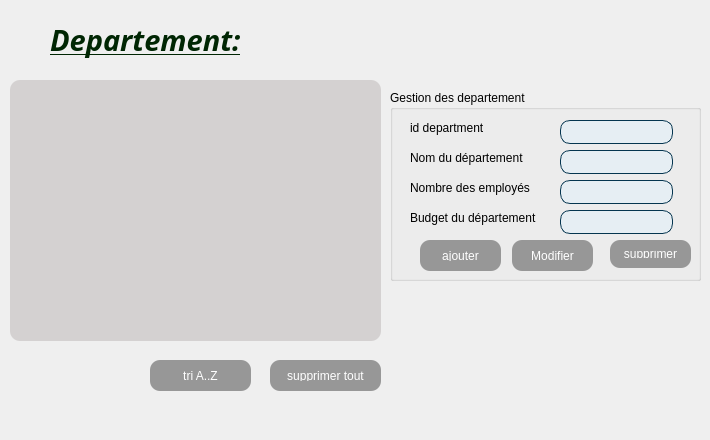
    <widget class="QWidget" name="page_12">
     <widget class="QGroupBox" name="groupBox_8">
      <property name="geometry">
       <rect>
        <x>390</x>
        <y>90</y>
        <width>311</width>
        <height>191</height>
       </rect>
      </property>
      <property name="title">
       <string>Gestion des departement</string>
      </property>
      <widget class="QLineEdit" name="lineEdit_nomdep_2">
       <property name="geometry">
        <rect>
         <x>170</x>
         <y>60</y>
         <width>113</width>
         <height>24</height>
        </rect>
       </property>
       <property name="styleSheet">
        <string notr="true">QLineEdit {
color: #000000 !important;
text-decoration: #000000;
background: #E6EEF3;
padding: 5px;
border-radius: 10;
border: 1px solid #05354F !important;
}</string>
       </property>
      </widget>
      <widget class="QLineEdit" name="lineEdit_nbrdesemployes_2">
       <property name="geometry">
        <rect>
         <x>170</x>
         <y>90</y>
         <width>113</width>
         <height>24</height>
        </rect>
       </property>
       <property name="styleSheet">
        <string notr="true">QLineEdit {
color: #000000 !important;
text-decoration: #000000;
background: #E6EEF3;
padding: 5px;
border-radius: 10;
border: 1px solid #05354F !important;
}</string>
       </property>
      </widget>
      <widget class="QLineEdit" name="lineEdit_budget_2">
       <property name="geometry">
        <rect>
         <x>170</x>
         <y>120</y>
         <width>113</width>
         <height>24</height>
        </rect>
       </property>
       <property name="styleSheet">
        <string notr="true">QLineEdit {
color: #000000 !important;
text-decoration: #000000;
background: #E6EEF3;
padding: 5px;
border-radius: 10;
border: 1px solid #05354F !important;
}</string>
       </property>
      </widget>
      <widget class="QPushButton" name="pushButton_22">
       <property name="geometry">
        <rect>
         <x>30</x>
         <y>150</y>
         <width>81</width>
         <height>31</height>
        </rect>
       </property>
       <property name="styleSheet">
        <string notr="true">QPushButton {
color: #fff !important;
text-transform: uppercase;
text-decoration: none;
background: #979797;
padding: 10px;
border-radius: 10;
display: inline-block;
border: none;
transition: all 0.4s ease 0s;
}
QPushButton:hover {
color: #000000 !important;
border-color: #000000 !important;
transition: all 0.4s ease 0s;
}
</string>
       </property>
       <property name="text">
        <string>ajouter</string>
       </property>
      </widget>
      <widget class="QLabel" name="label_48">
       <property name="geometry">
        <rect>
         <x>20</x>
         <y>60</y>
         <width>131</width>
         <height>16</height>
        </rect>
       </property>
       <property name="text">
        <string>Nom du département</string>
       </property>
      </widget>
      <widget class="QLabel" name="label_49">
       <property name="geometry">
        <rect>
         <x>20</x>
         <y>90</y>
         <width>131</width>
         <height>16</height>
        </rect>
       </property>
       <property name="text">
        <string>Nombre des employés</string>
       </property>
      </widget>
      <widget class="QLabel" name="label_50">
       <property name="geometry">
        <rect>
         <x>20</x>
         <y>120</y>
         <width>141</width>
         <height>16</height>
        </rect>
       </property>
       <property name="text">
        <string>Budget du département</string>
       </property>
      </widget>
      <widget class="QLabel" name="label_59">
       <property name="geometry">
        <rect>
         <x>20</x>
         <y>30</y>
         <width>121</width>
         <height>16</height>
        </rect>
       </property>
       <property name="text">
        <string>id department</string>
       </property>
      </widget>
      <widget class="QLineEdit" name="id_dep_2">
       <property name="geometry">
        <rect>
         <x>170</x>
         <y>30</y>
         <width>113</width>
         <height>24</height>
        </rect>
       </property>
       <property name="styleSheet">
        <string notr="true">QLineEdit {
color: #000000 !important;
text-decoration: #000000;
background: #E6EEF3;
padding: 5px;
border-radius: 10;
border: 1px solid #05354F !important;
}</string>
       </property>
      </widget>
      <widget class="QPushButton" name="pushButton_30">
       <property name="geometry">
        <rect>
         <x>122</x>
         <y>150</y>
         <width>81</width>
         <height>31</height>
        </rect>
       </property>
       <property name="styleSheet">
        <string notr="true">QPushButton {
color: #fff !important;
text-transform: uppercase;
text-decoration: none;
background: #979797;
padding: 10px;
border-radius: 10;
display: inline-block;
border: none;
transition: all 0.4s ease 0s;
}
QPushButton:hover {
color: #000000 !important;
border-color: #000000 !important;
transition: all 0.4s ease 0s;
}
</string>
       </property>
       <property name="text">
        <string>Modifier</string>
       </property>
      </widget>
      <widget class="QPushButton" name="pushButton_26">
       <property name="geometry">
        <rect>
         <x>220</x>
         <y>150</y>
         <width>81</width>
         <height>28</height>
        </rect>
       </property>
       <property name="styleSheet">
        <string notr="true">QPushButton {
color: #fff !important;
text-transform: uppercase;
text-decoration: none;
background: #979797;
padding: 10px;
border-radius: 10;
display: inline-block;
border: none;
transition: all 0.4s ease 0s;
}
QPushButton:hover {
color: #000000 !important;
border-color: #000000 !important;
transition: all 0.4s ease 0s;
}
</string>
       </property>
       <property name="text">
        <string>supprimer</string>
       </property>
      </widget>
     </widget>
     <widget class="QTableView" name="tableView_depart">
      <property name="geometry">
       <rect>
        <x>10</x>
        <y>80</y>
        <width>371</width>
        <height>261</height>
       </rect>
      </property>
      <property name="styleSheet">
       <string notr="true">QTableView{
color: #000000 !important;
text-transform: uppercase;
text-decoration: #000000;
background: #D4D1D1;
padding: 20px;
border-radius: 10px;
display: inline-block;
border: none;
transition: all 0.4s ease 0s;
}</string>
      </property>
     </widget>
     <widget class="QPushButton" name="pushButton_11">
      <property name="geometry">
       <rect>
        <x>150</x>
        <y>360</y>
        <width>101</width>
        <height>31</height>
       </rect>
      </property>
      <property name="styleSheet">
       <string notr="true">QPushButton {
color: #fff !important;
text-transform: uppercase;
text-decoration: none;
background: #979797;
padding: 10px;
border-radius: 10;
display: inline-block;
border: none;
transition: all 0.4s ease 0s;
}
QPushButton:hover {
color: #000000 !important;
border-color: #000000 !important;
transition: all 0.4s ease 0s;
}
</string>
      </property>
      <property name="text">
       <string>tri A..Z</string>
      </property>
     </widget>
     <widget class="QPushButton" name="pushButton_9">
      <property name="geometry">
       <rect>
        <x>270</x>
        <y>360</y>
        <width>111</width>
        <height>31</height>
       </rect>
      </property>
      <property name="styleSheet">
       <string notr="true">QPushButton {
color: #fff !important;
text-transform: uppercase;
text-decoration: none;
background: #979797;
padding: 10px;
border-radius: 10;
display: inline-block;
border: none;
transition: all 0.4s ease 0s;
}
QPushButton:hover {
color: #000000 !important;
border-color: #000000 !important;
transition: all 0.4s ease 0s;
}
</string>
      </property>
      <property name="text">
       <string>supprimer tout</string>
      </property>
     </widget>
     <widget class="QPushButton" name="pushButton_36">
      <property name="geometry">
       <rect>
        <x>10</x>
        <y>380</y>
        <width>61</width>
        <height>51</height>
       </rect>
      </property>
      <property name="styleSheet">
       <string notr="true">QPushButton {
image:url(:/back.png);
padding: 10px;
border-radius: 10;
border: none;
}
</string>
      </property>
      <property name="text">
       <string/>
      </property>
     </widget>
     <widget class="QLabel" name="label_64">
      <property name="geometry">
       <rect>
        <x>50</x>
        <y>20</y>
        <width>201</width>
        <height>41</height>
       </rect>
      </property>
      <property name="font">
       <font>
        <family>Eras Medium ITC</family>
        <weight>75</weight>
        <bold>true</bold>
       </font>
      </property>
      <property name="text">
       <string>&lt;html&gt;&lt;head/&gt;&lt;body&gt;&lt;p&gt;&lt;span style=&quot; font-size:22pt; font-style:italic; text-decoration: underline; color:#002603;&quot;&gt;Departement:&lt;/span&gt;&lt;/p&gt;&lt;/body&gt;&lt;/html&gt;</string>
      </property>
     </widget>
    </widget>
